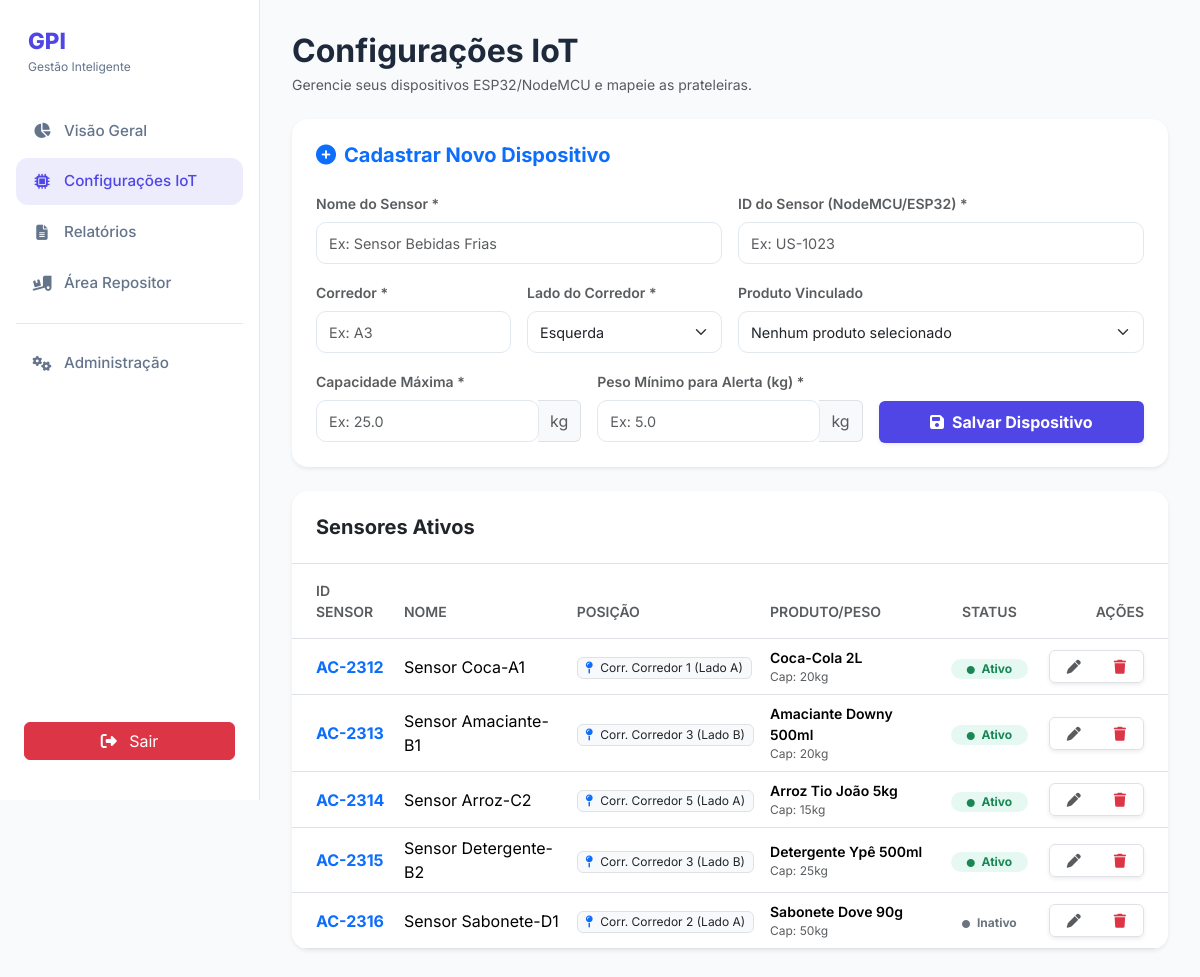
/roteador.php?controller=Sensor&action=index (signed in), run on an earlier commit of the app's database.
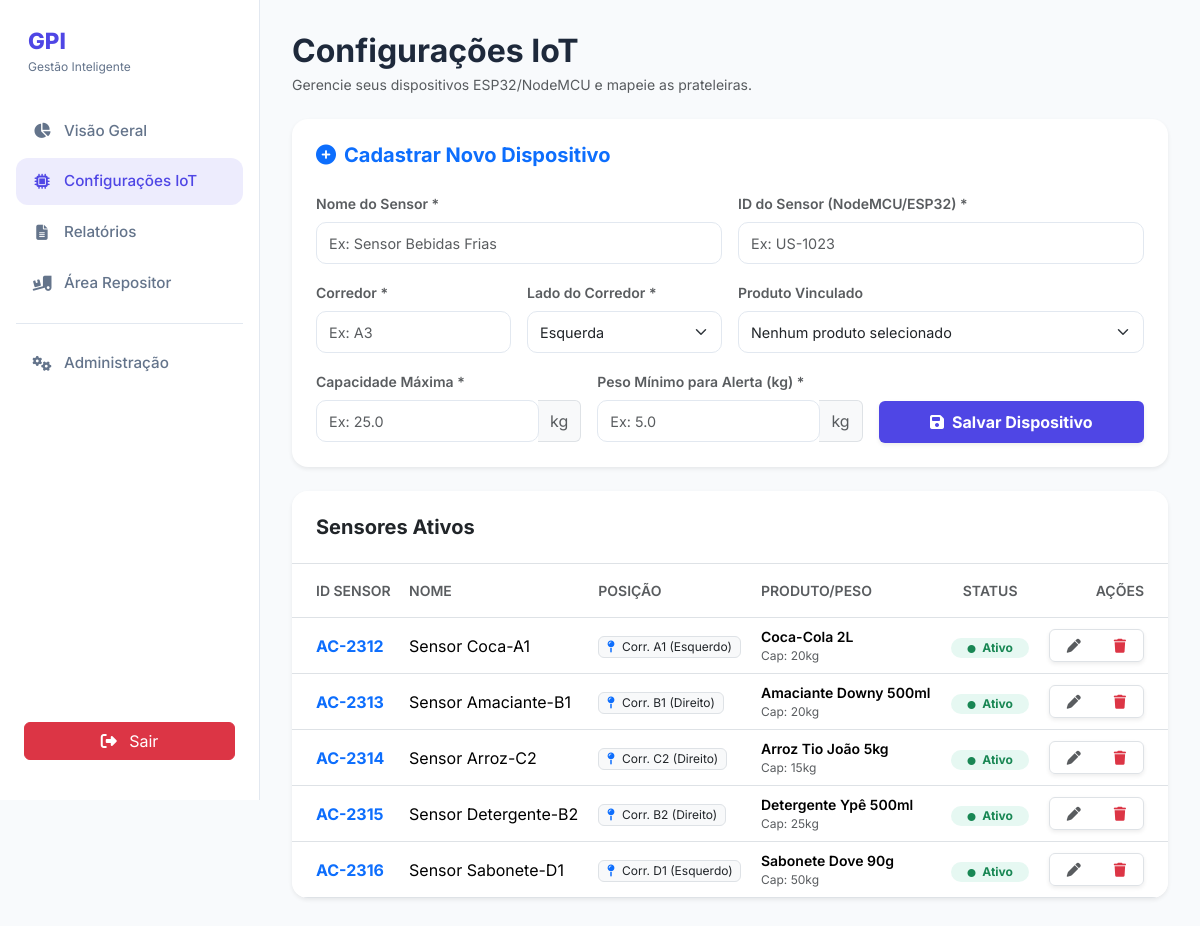
And on a later commit of the database.
### tables this page shows
CREATE TABLE sensor (
    id VARCHAR(50) PRIMARY KEY NOT NULL,
    nome VARCHAR(120) NOT NULL,
    corredor VARCHAR(120) NOT NULL,
    lado VARCHAR(120) NOT NULL,
    peso_atual DECIMAL(10,3) NOT NULL DEFAULT 0,
    capacidade_maxima INT NOT NULL DEFAULT 20,
    minimo_reposicao INT NOT NULL DEFAULT 5,
    ultima_atualizacao DATETIME NOT NULL DEFAULT CURRENT_TIMESTAMP ON UPDATE CURRENT_TIMESTAMP,
    quantidade_atual INT NOT NULL DEFAULT 0,
    id_produto INT NOT NULL,
    status VARCHAR(20) NOT NULL,
    FOREIGN KEY (id_produto) REFERENCES produtos(id)
);

CREATE TABLE produtos (
    id INT PRIMARY KEY NOT NULL AUTO_INCREMENT,
    nome VARCHAR(120) NOT NULL,
    peso_unitario DECIMAL(10,3) NOT NULL,
    unidade_medida VARCHAR(10) DEFAULT 'un',
    id_categoria INT,
    FOREIGN KEY (id_categoria) REFERENCES categorias(id)
);

### controller/SensorController.php (called while the page is built, shortened)
<?php
class SensorController {
    private $sensorDAO;
    public function __construct() {
        $this->sensorDAO = new SensorDAO();
    }
    public function index() {
        try {
            $sensores = $this->sensorDAO->listarTodos();
            require_once __DIR__ . '/../view/config-iot.php';
        } catch (Exception $e) {
            die("Erro ao carregar sensores: " . $e->getMessage());
        }
    }
}

### autoload.php (called while the page is built, shortened)
<?php
spl_autoload_register(function ($classe) {
    $pastas = ['controller', 'model', 'dao'];
    foreach ($pastas as $pasta) {
        $arquivo = __DIR__ . DIRECTORY_SEPARATOR . $pasta . DIRECTORY_SEPARATOR . $classe . '.php';
    }
});

### DAO/Conexao.php (called while the page is built)
<?php
class Conexao {
    private static $instance;
    public static function getConn() {
        if (!isset(self::$instance)) {
            try {
                self::$instance = new PDO("mysql:host=localhost;port=3306;dbname=gpi;charset=utf8", "root", "");
                self::$instance->setAttribute(PDO::ATTR_ERRMODE, PDO::ERRMODE_EXCEPTION);
            } catch (PDOException $e) {
                die("Erro de conexão com o banco de dados: " . $e->getMessage());
            }
        }
        return self::$instance;
    }
}

### DAO/SensorDAO.php (called while the page is built, shortened)
<?php
include_once 'Conexao.php';
include_once 'model/Sensor.php';
include_once 'model/Produto.php';
class SensorDAO {
    private $conexao;
    public function __construct() {
        $this->conexao = Conexao::getConn();
    }
    public function listarTodos() {
        try {
            $sql = "SELECT s.id AS sensor_id, s.nome AS sensor_nome, s.corredor, s.lado,
                           s.peso_atual, s.quantidade_atual, s.capacidade_maxima, s.minimo_reposicao, s.status AS sensor_status,
                           p.id AS produto_id, p.nome AS produto_nome, p.peso_unitario,
                           c.id AS categoria_id, c.nome AS categoria_nome
                    FROM sensor s
                    LEFT JOIN produtos p ON s.id_produto = p.id
                    LEFT JOIN categorias c ON p.id_categoria = c.id";
            $stmt = $this->conexao->query($sql);
            $sensores = [];
            while ($row = $stmt->fetch(PDO::FETCH_ASSOC)) {
                $categoria = new Categoria();
                $categoria->setId($row['categoria_id']);
                $categoria->setNome($row['categoria_nome']);
                $produto = new Produto();
                $produto->setId($row['produto_id']);
                $produto->setNome($row['produto_nome']);
                $produto->setPesoUnitario($row['peso_unitario']);
                $produto->setCategoria($categoria);
                $sensor = new Sensor();
                $sensor->setId($row['sensor_id']);
                $sensor->setNome($row['sensor_nome']);
                $sensor->setCorredor($row['corredor']);
                $sensor->setLado($row['lado']);
                $sensor->setCapacidadeMaxima($row['capacidade_maxima']);
                $sensor->setMinimoReposicao($row['minimo_reposicao']);
                $sensor->setStatus($row['sensor_status']);
                $sensor->setProduto($produto);
                $sensor->setQuantidadeAtual($row['quantidade_atual']);
                $sensor->setPesoAtual($row['peso_atual']);
                $sensores[] = $sensor;
            }
            return $sensores;
        } catch (PDOException $e) {
            throw new Exception("Erro ao listar sensores: " . $e->getMessage());
        }
    }
}

### model/Sensor.php (called while the page is built, shortened)
<?php
class Sensor {
    private $id;
    private $nome;
    private $corredor;
    private $lado;
    private $capacidadeMaxima;
    private $produto;
    private $statusDispositivo;
    public function setProduto(Produto $produto) { $this->produto = $produto; }
    public function getProduto() { return $this->produto; }
    public function getId() { return $this->id; }
    public function setId($id) { $this->id = $id; }
    public function getNome() { return $this->nome; }
    public function setNome($n) { $this->nome = $n; }
    public function getCorredor() { return $this->corredor; }
    public function setCorredor($c) { $this->corredor = $c; }
    public function getLado() { return $this->lado; }
    public function setLado($l) { $this->lado = $l; }
    public function getCapacidadeMaxima() { return $this->capacidadeMaxima; }
    public function setCapacidadeMaxima($m) { $this->capacidadeMaxima = $m; }
    public function getStatus() { return $this->statusDispositivo; }
    public function setStatus($s) { $this->statusDispositivo = $s; }
}

### model/Produto.php (called while the page is built, shortened)
<?php
class Produto {
    private $nome;
    public function getNome() {
        return $this->nome;
    }
    public function setNome($nome) {
        $this->nome = $nome;
    }
}

### view/config-iot.php (the view, shortened to what the changed rows need)
<!DOCTYPE html>
<html lang="pt-BR">
<head>
    <link rel="stylesheet" href="https://cdnjs.cloudflare.com/ajax/libs/font-awesome/6.4.2/css/all.min.css">
    <link href="https://cdn.jsdelivr.net/npm/bootstrap@5.3.2/dist/css/bootstrap.min.css" rel="stylesheet">
    <link rel="stylesheet" href="style.css" />
</head>
<body>
    <div class="app">
        <main class="content">
            <header class="header mb-4">
                <div>
                    <h1 class="fw-bold h2 mb-1">Configurações IoT</h1>
                </div>
            </header>
            <section>
                <section class="card border-0 shadow-sm mb-4 p-4">
                    <h2 class="h5 fw-bold mb-4 text-primary"><i class="fa-solid fa-plus-circle me-2"></i>Cadastrar Novo Dispositivo</h2>
                </section>
                <section class="card border-0 shadow-sm p-0 overflow-hidden">
                    <div class="p-4 bg-white border-bottom">
                        <h2 class="h5 fw-bold mb-0">Sensores Ativos</h2>
                    </div>
                    <div class="table-responsive">
                        <table class="table table-hover align-middle mb-0">
                            <thead class="bg-light">
                                <tr>
                                    <th class="ps-4 py-3 text-muted fw-semibold small">ID SENSOR</th>
                                    <th class="py-3 text-muted fw-semibold small">NOME</th>
                                    <th class="py-3 text-muted fw-semibold small">POSIÇÃO</th>
                                    <th class="py-3 text-muted fw-semibold small">PRODUTO/PESO</th>
                                    <th class="py-3 text-muted fw-semibold small text-center">STATUS</th>
                                    <th class="py-3 text-muted fw-semibold small text-end pe-4">AÇÕES</th>
                                </tr>
                            </thead>
                            <tbody>
                                <?php if (empty($sensores)): ?>
                                    <tr>
                                        <td colspan="6" class="text-center py-5 text-muted italic">
                                            <i class="fa-solid fa-inbox d-block mb-2 h2 opacity-25"></i>
                                            Nenhum sensor cadastrado.
                                        </td>
                                    </tr>
                                <?php else: ?>
                                    <?php foreach ($sensores as $sensor): ?>
                                        <tr>
                                            <td class="ps-4 fw-bold text-primary"><?= htmlspecialchars($sensor->getId()) ?></td>
                                            <td><?= htmlspecialchars($sensor->getNome()) ?></td>
                                            <td>
                                                <span class="badge bg-light text-dark border fw-normal">
                                                    <i class="fa-solid fa-map-pin me-1 text-primary"></i>
                                                    Corr. <?= htmlspecialchars($sensor->getCorredor()) ?> (<?= htmlspecialchars($sensor->getLado()) ?>)
                                                </span>
                                            </td>
                                            <td>
                                                <div class="small fw-semibold"><?= htmlspecialchars($sensor->getProduto()->getNome()) ?></div>
                                                <div class="text-muted" style="font-size: 0.75rem;">Cap: <?= htmlspecialchars($sensor->getCapacidadeMaxima()) ?>kg</div>
                                            </td>
                                            <td class="text-center">
                                                <span class="badge rounded-pill <?= $sensor->getStatus() === 'Ativo' ? 'bg-success-light text-success' : 'bg-secondary-light text-secondary' ?> px-3">
                                                    <i class="fa-solid fa-circle me-1" style="font-size: 0.5rem;"></i> <?= htmlspecialchars($sensor->getStatus()) ?>
                                                </span>
                                            </td>
                                            <td class="text-end pe-4">
                                                <div class="btn-group shadow-sm border rounded">
                                                    <button class="btn btn-white btn-sm px-3" title="Editar"><i class="fa-solid fa-pen text-muted"></i></button>
                                                    <button class="btn btn-white btn-sm px-3" title="Remover"><i class="fa-solid fa-trash text-danger"></i></button>
                                                </div>
                                            </td>
                                        </tr>
                                    <?php endforeach; ?>
                                <?php endif; ?>
                            </tbody>
                        </table>
                    </div>
                </section>
            </section>
        </main>
    </div>
</body>
</html>

What changed in the data, as far as the page shows it:
changed sensor "AC-2312": corredor "Corredor 1" → "A1"; lado "Lado A" → "Esquerdo"
changed sensor "AC-2313": corredor "Corredor 3" → "B1"; lado "Lado B" → "Direito"
changed sensor "AC-2314": corredor "Corredor 5" → "C2"; lado "Lado A" → "Direito"
changed sensor "AC-2315": corredor "Corredor 3" → "B2"; lado "Lado B" → "Direito"
changed sensor "AC-2316": corredor "Corredor 2" → "D1"; lado "Lado A" → "Esquerdo"; status "Inativo" → "Ativo"
